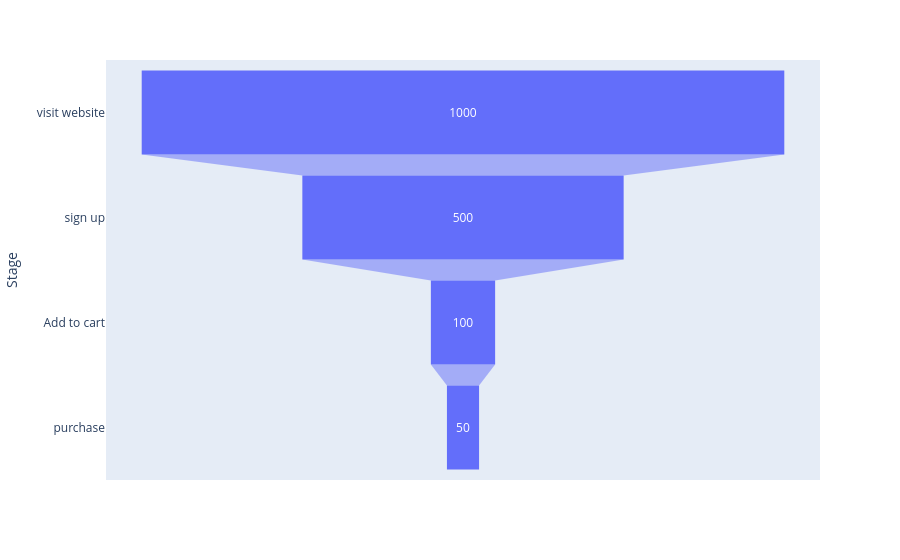

This figure's notebook cell:
### Code cell
fig=px.funnel(df,x="Users",y="Stage")
fig

### Figure 1 — Plotly figure (JSON) as saved in the notebook; plotly's stock layout.template omitted (floating-point values rounded to 4 significant figures)
{"data": [{"hovertemplate": "Users=%{x}<br>Stage=%{y}<extra></extra>", "legendgroup": "", "marker": {"color": "#636efa"}, "name": "", "orientation": "h", "showlegend": false, "type": "funnel", "x": [1000, 500, 100, 50], "xaxis": "x", "y": ["visit website", "sign up", "Add to cart", "purchase"], "yaxis": "y"}], "layout": {"legend": {"tracegroupgap": 0}, "margin": {"t": 60}, "xaxis": {"anchor": "y", "domain": [0, 1], "title": {"text": "Users"}}, "yaxis": {"anchor": "x", "domain": [0, 1], "title": {"text": "Stage"}}}}
